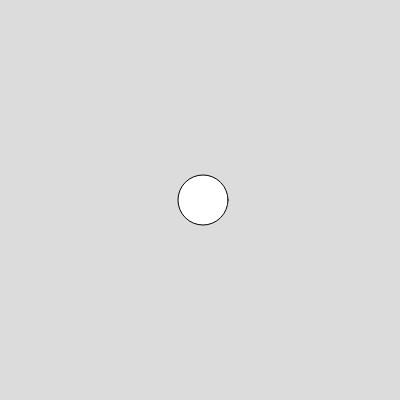
Frame 1 (no input)
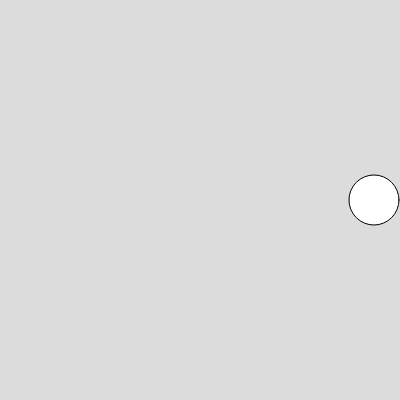
Frame 60 (no input)
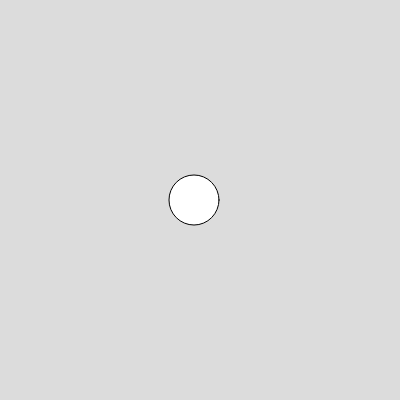
Frame 120 (the mouse pressed at the canvas centre since frame 60)

The p5.js sketch that drew these frames (run headless with seeded random() and noise() and a simulated clock; from frame 60 on, the mouse is pressed at the canvas centre):

// p5.js sketch
// ── sketch.js
// variabler der bruges under 
let x;
let justHitRightWall;
let xspeed = 3;

function setup() { 
  createCanvas(400, 400);
  // Der står at x er 200
  x = width / 2;
} 

function draw() { 
  background(220);
  // Hvis cirklen er i kanten af skærmen skal den gå den anden vej
  if (x > width - 25 || x < 0 + 25) {
    xspeed *= -1;
  }
  
  //Move
  x += xspeed;
  ellipse(x, height/2, 50, 50);
}
